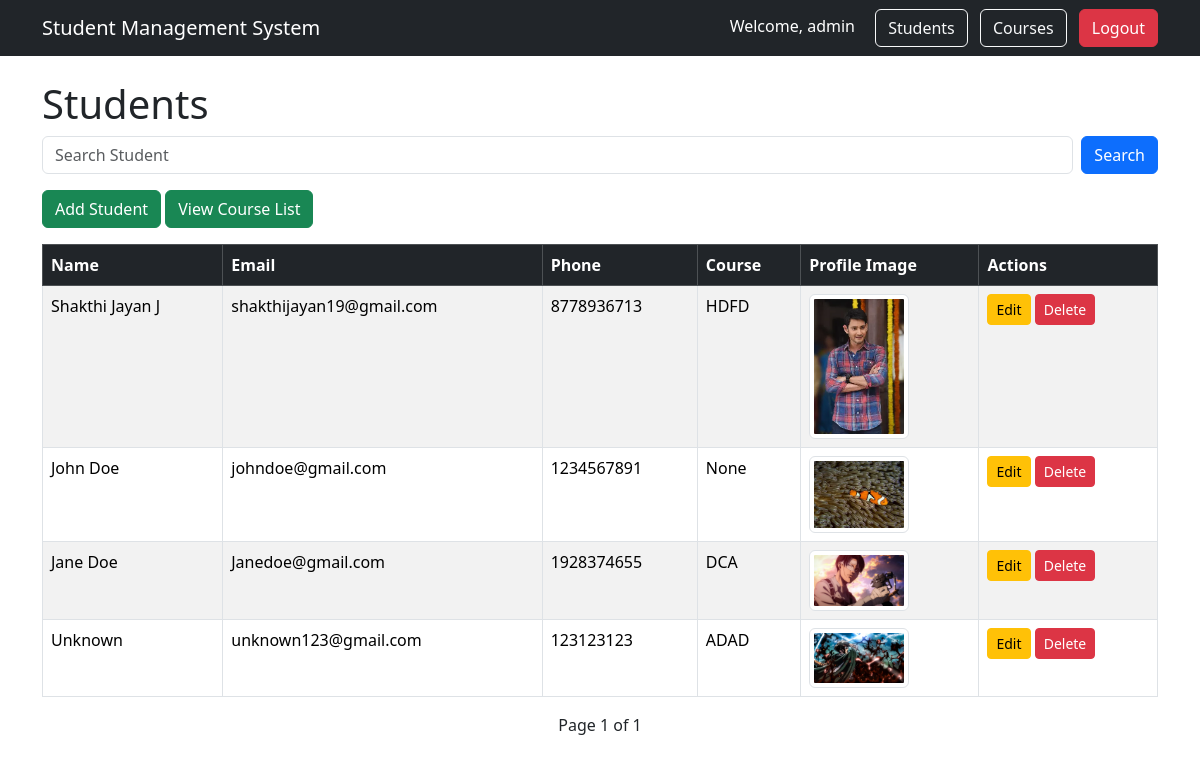
The app's page /students/ (signed in) with its own data.
### api/models.py (models this page shows, shortened)
class Student(models.Model):
    course = models.ForeignKey(Course, on_delete=models.CASCADE, null=True, blank=True)
    name = models.CharField(max_length=50)
    email = models.EmailField(unique=True)
    phone = models.CharField(max_length=15)
    address = models.TextField()
    profile_image = models.ImageField(
        upload_to= 'students/',
        blank=True,
        null=True
    )

class Course(models.Model):
    name = models.CharField(max_length=50)
    duration = models.IntegerField()
    description = models.TextField()
    def __str__(self):
        return self.name

### api/views.py (the view)
# urls.py: path('students/', views.student_list, name='student_list'),
@login_required
def student_list(request):
    search = request.GET.get('search')
    students = Student.objects.all()
    if search:
        students = students.filter(name__icontains=search)
    paginator = Paginator(students,5)
    page_number = request.GET.get('page')
    students = paginator.get_page(page_number)
    return render(request, 'students/list.html', {'students': students})

### templates/students/list.html (shortened to what this page needs)
{% extends "base.html" %}
{% block content %}
<h1>Students</h1>
<form method="GET" class="mb-3 d-flex">
    <input type="text" name="search" class="form-control me-2" placeholder="Search Student">
    <button type="submit" class="btn btn-primary">Search</button>
</form>
<a href="{% url 'create_student' %}" class="btn btn-success mb-3">Add Student</a>
<a href="{% url 'course_list' %}" class="btn btn-success mb-3">View Course List</a>
<table class="table table-bordered table-striped">
    <thead class="table-dark">
        <tr>
            <th>Name</th>
            <th>Email</th>
            <th>Phone</th>
            <th>Course</th>
            <th>Profile Image</th>
            <th>Actions</th>
        </tr>
    </thead>
    <tbody>
        {% for student in students %}
        <tr>
            <td>{{ student.name }}</td>
            <td>{{ student.email }}</td>
            <td>{{ student.phone }}</td>
            <td>{{ student.course }}</td>
            <td>
                {% if student.profile_image %}
                    <img src="{{ student.profile_image.url }}" width="100" height="100" class="img-thumbnail">
                {% endif %}
            </td>
            <td>
                <a href="{% url 'edit_student' student.id %}" class="btn btn-sm btn-warning">Edit</a>
                <a href="{% url 'delete_student' student.id %}" class="btn btn-sm btn-danger">Delete</a>
            </td>
        </tr>
        {% endfor %}
    </tbody>
</table>
<div class="d-flex justify-content-between align-items-center mt-3">
    <span>Page {{ students.number }} of {{ students.paginator.num_pages }}</span>
</div>
{% endblock %}

### templates/base.html (shortened to what this page needs)
<!DOCTYPE html>
<html>
<head>
    <link href="https://cdn.jsdelivr.net/npm/bootstrap@5.3.3/dist/css/bootstrap.min.css" rel="stylesheet">
</head>
<body>
<nav class="navbar navbar-expand-lg navbar-dark bg-dark">
    <div class="container">
        <a class="navbar-brand" href="{% url 'student_list' %}">
            Student Management System
        </a>
        <div class="ms-auto">
            {% if user.is_authenticated %}
                <span class="text-white me-3">
                    Welcome, {{ user.username }}
                </span>
                <a href="{% url 'student_list' %}" class="btn btn-outline-light me-2">
                    Students
                </a>
                <a href="{% url 'course_list' %}" class="btn btn-outline-light me-2">
                    Courses
                </a>
                <form method="POST" action="{% url 'logout' %}" style="display:inline;">
                    <button type="submit" class="btn btn-danger">
                        Logout
                    </button>
                </form>
            {% else %}
                <a href="{% url 'login' %}" class="btn btn-success">
                    Login
                </a>
            {% endif %}
        </div>
    </div>
</nav>
<div class="container mt-4">
    {% block content %}
    {% endblock %}
</div>
</body>
</html>

### records on screen
Student: name "Shakthi Jayan J", email "shakthijayan19@gmail.com", phone "8778936713", course "HDFD", profile_image (picture)
Student: name "John Doe", email "johndoe@gmail.com", phone "1234567891", course "None", profile_image (picture)
Student: name "Jane Doe", email "Janedoe@gmail.com", phone "1928374655", course "DCA", profile_image (picture)
Student: name "Unknown", email "unknown123@gmail.com", phone "123123123", course "ADAD", profile_image (picture)

### other values on screen
{{ user.username }} "admin"
{{ students.number }} "1"
{{ students.paginator.num_pages }} "1"
